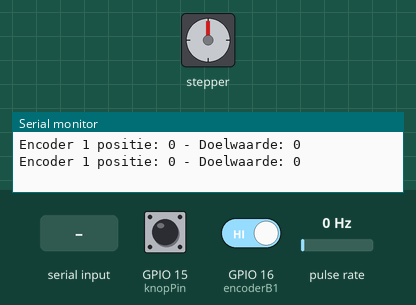
The sketch below on a simulated ESP32. Shown: stepper motor, the last lines printed to the serial monitor. Wiring (inferred from the names in the program): pulse sensor: data GPIO 17; stepper motor driver (200 steps per turn assumed): step GPIO 4; direction GPIO 2. Inputs (shaded band) come from the test bench; at power-on: pulse rate 0 Hz, GPIO 15 (knopPin) HIGH, GPIO 16 (encoderB1) HIGH.

Above: at 1.2 s.
1.3 s: "90,45\n" received over Serial
At 1.45 s:
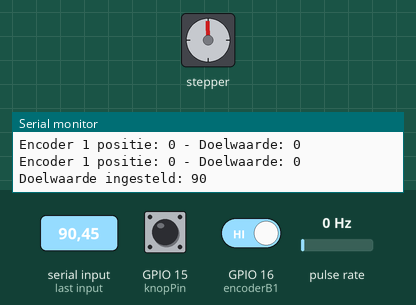
At 2.95 s:
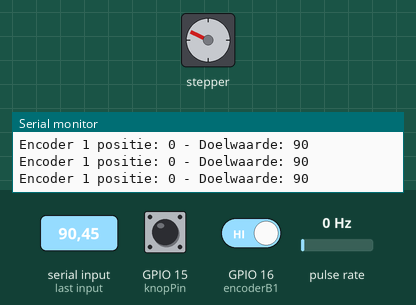
4.3 s: pulse rate (sensor on GPIO 17) set to 100 Hz
7.3 s: "initiate\n" received over Serial
10.3 s: GPIO 15 (knopPin) pulled LOW for 0.15 s
13.3 s: "0\n" received over Serial
At 13.3 s:
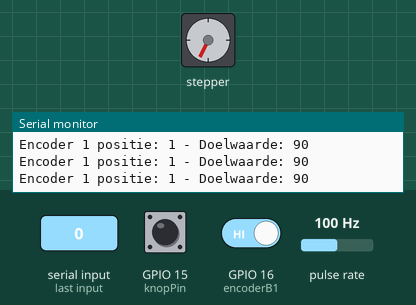
14.8 s: "30,150\n" received over Serial
At 15.25 s:
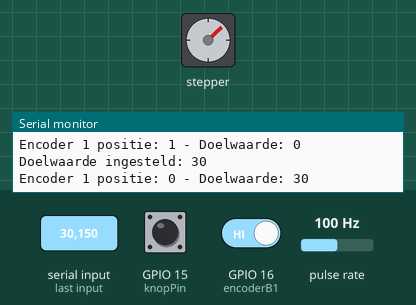
Timing chart, 0 to 22.3 s (numbered marks = the images above; inputs shaded):
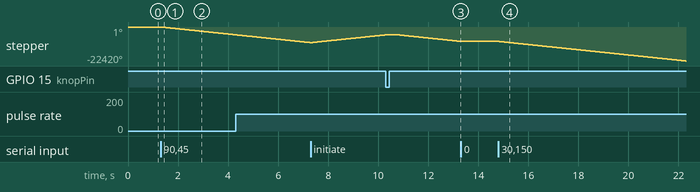

The sketch:

alexendswitchreseter.ino
```cpp
// Motorpinnen
const int motorStepPin1 = 4; //x:32, x2:14
const int motorDirPin1 = 2; //x:33, x2:12

// Encoderpinnen
const int encoderA1 = 17;  // Encoder 1 A pin x:34, x2:26
const int encoderB1 = 16;  // Encoder 1 B pin x:35, x2:27

const int knopPin = 15; //x: 25, x2:13

// Encoderpositie
volatile int encoderPosition1 = 0;

// Motorparameters
unsigned long lastStepTime = 0;
const unsigned long stepInterval = 1000; // 1 ms tussen stappen
int targetPosition = 0; // Doelwaarde voor de encoder
bool motorMoving = false; // Houd bij of de motor actief is

// Encoder interrupt handler voor motor 1
void IRAM_ATTR handleEncoderA1() { //IRAM_ATTR is nodig om interrupts juist te verwerken
  if (digitalRead(encoderA1) == digitalRead(encoderB1)) {
    encoderPosition1--;
  } else {
    encoderPosition1++;
  }
}

void setup() {
  // Seriële monitor
  Serial.begin(115200);

  // Motor setup
  pinMode(motorStepPin1, OUTPUT);
  pinMode(motorDirPin1, OUTPUT);

  // Motor begint tegen de klok in te draaien
  digitalWrite(motorDirPin1, LOW);

  // Encoder setup
  pinMode(encoderA1, INPUT_PULLUP);
  pinMode(encoderB1, INPUT_PULLUP);

  pinMode(knopPin, INPUT_PULLUP);

  // Zet interrupt voor de encoder
  attachInterrupt(digitalPinToInterrupt(encoderA1), handleEncoderA1, CHANGE);

  // Debugbericht
  Serial.println("Motor en encoder gestart. Geef doelwaarde in via seriële monitor.");
  Serial.println("Gebruik 'reset' om de encoderwaarde te resetten naar 0.");
}

void initiate() {
  Serial.println("Initiate gestart: motor beweegt in de richting van de afnemende encoderwaarde.");

  // Beweeg motor in de richting waarbij de encoderwaarde afneemt (met de klok mee)
  digitalWrite(motorDirPin1, HIGH); // Richting instellen

  // Beweeg de motor totdat de knop wordt ingedrukt
  while (digitalRead(knopPin) == HIGH) {  // Wacht totdat de knop wordt ingedrukt (HIGH = niet ingedrukt, LOW = ingedrukt)
    unsigned long currentTime = micros();
    if (currentTime - lastStepTime >= stepInterval) {
      lastStepTime = currentTime;

      // Stap voor de motor
      digitalWrite(motorStepPin1, HIGH);
      delayMicroseconds(5); // Korte puls
      digitalWrite(motorStepPin1, LOW);
    }
  }

  // Stop de motor zodra de knop wordt ingedrukt
  Serial.println("Knop ingedrukt. Motor stopt.");
  delay(500); // Korte pauze om trillingen te dempen

  // Zet de motor 100 stappen in de negatieve richting
  Serial.println("Motor maakt 100 stappen in de negatieve richting.");
  digitalWrite(motorDirPin1, LOW); // Richting veranderen naar negatief
  int stepsTaken = 0; // Tel het aantal stappen
  while (stepsTaken < 500) {
    unsigned long currentTime = micros();
    if (currentTime - lastStepTime >= stepInterval) {
      lastStepTime = currentTime;

      // Stap voor de motor
      digitalWrite(motorStepPin1, HIGH);
      delayMicroseconds(5); // Korte puls
      digitalWrite(motorStepPin1, LOW);

      stepsTaken++; // Verhoog de teller
    }
  }

  // Reset de encoderwaarde naar 0
  encoderPosition1 = 0;
  Serial.println("Encoderwaarde gereset naar 0.");
}


void loop() {
  // Controleer seriële invoer
  if (Serial.available()) {
    String input = Serial.readStringUntil('\n');
    input.trim();

    // Controleer of de invoer 'reset' is om de encoderwaarde te resetten
    if (input == "reset") {
      encoderPosition1 = 0; // Reset de encoderpositie naar 0
      Serial.println("Encoderwaarde gereset naar 0.");
    }
    else if (input == "initiate") {
      initiate();
    }
    // Controleer of het een geldig getal is voor doelwaarde
    else if (input.toInt() != 0 || input == "0") {
      targetPosition = input.toInt(); // Stel doelwaarde in
      motorMoving = true;
      Serial.print("Doelwaarde ingesteld: ");
      Serial.println(targetPosition);
    } else {
      Serial.println("Ongeldige invoer. Geef een getal in.");
    }
  }

  // Motorbesturing op basis van encoder
  if (motorMoving) {
    if (encoderPosition1 != targetPosition) {
      // Stel richting in voor de motor
      bool directionMotor1 = encoderPosition1 < targetPosition;
      digitalWrite(motorDirPin1, !directionMotor1);

      // Stap maken voor de motor
      unsigned long currentTime = micros();
      if (currentTime - lastStepTime >= stepInterval) {
        lastStepTime = currentTime;

        // Stap voor de motor
        digitalWrite(motorStepPin1, HIGH);
        delayMicroseconds(5); // Korte puls
        digitalWrite(motorStepPin1, LOW);
      }
    } else {
      // Doelwaarde bereikt, stop de motor
      motorMoving = false;
      Serial.println("Doelwaarde bereikt!");
    }
  }

  // Encoder debuginformatie
  static unsigned long lastPrintTime = 0;
  if (millis() - lastPrintTime > 500) { // Elke 500 ms debug
    lastPrintTime = millis();
    Serial.print("Encoder 1 positie: ");
    Serial.print(encoderPosition1);
    Serial.print(" - Doelwaarde: ");
    Serial.println(targetPosition);
  }
}
```

Measured:
- after the input at 1.3 s, stepper: keeps turning counter-clockwise at about 1723°/s, starting at once
- after the input at 13.3 s, stepper: stops changing and stays -9514°
- after the input at 14.8 s, stepper: keeps turning counter-clockwise at about 1721°/s, starting at once
